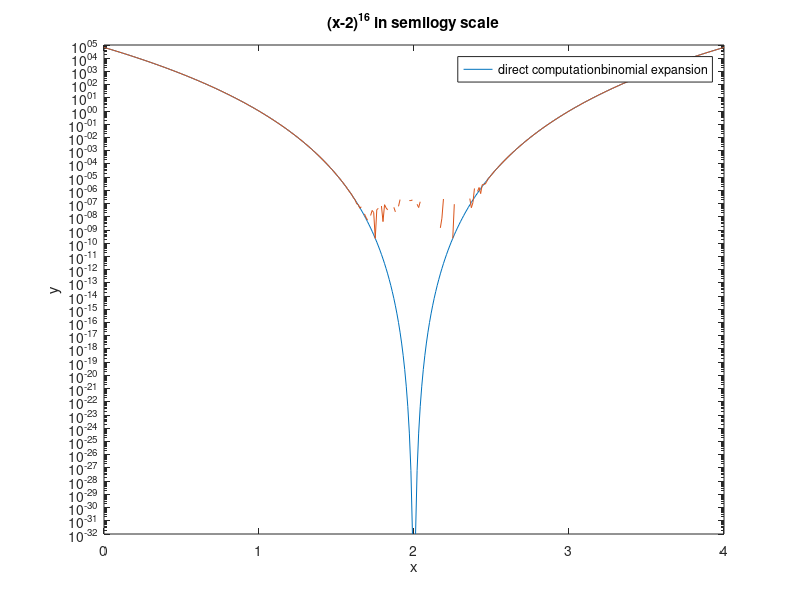

Here is the MATLAB script that generated this plot:
x = 0:0.01:4;
% ????
y1 = (x-2).^16;

% ?????
y2 = zeros(1,length(x));
for k=0:16
    y2 = y2 + nchoosek(16,k)*x.^k*(-2)^(16-k);
end

semilogy(x,y1); hold on;
semilogy(x,y2)
legend(["direct computation", "binomial expansion"])
xlabel("x"); ylabel("y");
title("(x-2)^{16} in semilogy scale")
